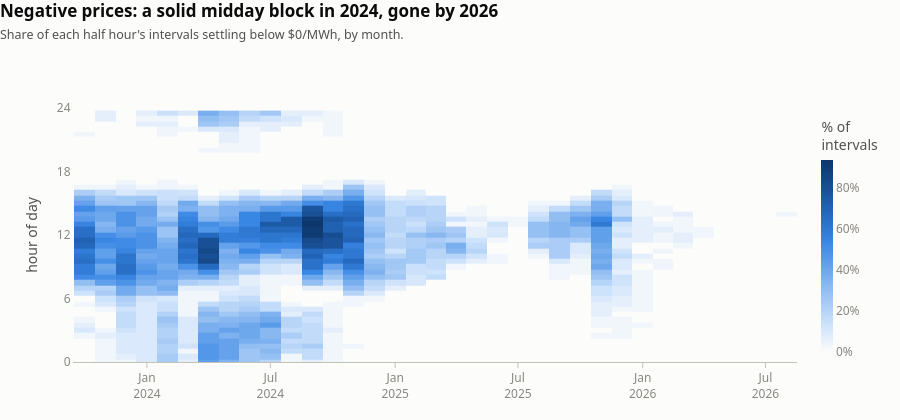

Source (notebook cell):
### Markdown cell above
### 5. When the negative prices happened — and when they stopped

This is the "extremes" question asked in a way that survives the rule change. Counting intervals at
the *cap* mostly measures where the cap was set; counting intervals **below zero** measures the
market, because the floor never moved.

One column per month across the whole record, one row per half hour, colour is the share of that
half hour's intervals that settled below $0. The solid midday block through 2024 is rooftop solar
pushing the middle of the day into oversupply. It fades over 2025 and is essentially gone by 2026 —
which is what a storage fleet learning to absorb the midday surplus looks like from the price side.

### Code cell
# ── Chart 5: negative-price carpet ───────────────────────────────────────────
def to_surface(ramp):
    """Anchor the ramp's zero end on the chart surface.

    Most of this carpet is zero — negative prices never occur at night in any
    year. Left alone the ramp's lightest step tints every zero cell and the plot
    spends ink on nothing; blending the low end into the surface lets the midday
    block draw itself.
    """
    stops = [SURFACE] + list(ramp)
    return [[i / (len(stops) - 1), c] for i, c in enumerate(stops)]


neg = d.assign(neg=(d.price < 0).astype(float),
               mstart=d.ts.dt.to_period("M").dt.to_timestamp())
neg = neg[neg.mstart.isin(FULL_MONTHS)]        # drop the 1-day final month
piv = (neg.pivot_table(index="tod_min", columns="mstart", values="neg", aggfunc="mean")
       .sort_index() * 100)

fig = go.Figure(go.Heatmap(
    z=piv.values, x=piv.columns, y=piv.index / 60,
    colorscale=to_surface(RAMP_BLUE), zmin=0, zmax=float(np.nanmax(piv.values)),
    zsmooth=False,
    colorbar=dict(title=dict(text="% of<br>intervals", side="top"), outlinewidth=0,
                  thickness=12, tickfont=dict(color=MUTED), ticksuffix="%"),
    hovertemplate="%{x|%b %Y} · %{y:.1f}h<br>%{z:.0f}% below $0<extra></extra>"))

style(fig, "Negative prices: a solid midday block in 2024, gone by 2026",
      "Share of each half hour's intervals settling below $0/MWh, by month.",
      height=420, hover="closest")
fig.update_yaxes(title_text="hour of day", tickvals=[0, 6, 12, 18, 24],
                 range=[0, 24], gridcolor="rgba(0,0,0,0)")
fig.update_xaxes(showgrid=False, tickformat="%b<br>%Y")
fig.show()

print("intervals below $0, by year:")
print(d.groupby("year")["price"].agg(
    n_neg=lambda s: int((s < 0).sum()),
    share=lambda s: f"{(s < 0).mean():.2%}",
    deepest=lambda s: round(s.min(), 2)).to_string())

### Figure 1 — Plotly figure (JSON) as saved in the notebook; plotly's stock layout.template omitted (floating-point values rounded to 4 significant figures; data arrays with more than 128 entries replaced by an {"elided": "..."} marker saying what was removed)
{"data": [{"colorbar": {"outlinewidth": 0, "thickness": 12, "tickfont": {"color": "#898781"}, "ticksuffix": "%", "title": {"side": "top", "text": "% of<br>intervals"}}, "colorscale": [[0, "#fcfcfb"], [0.1429, "#cde2fb"], [0.2857, "#9ec5f4"], [0.4286, "#6da7ec"], [0.5714, "#3987e5"], [0.7143, "#256abf"], [0.8571, "#184f95"], [1, "#0d366b"]], "hovertemplate": "%{x|%b %Y} · %{y:.1f}h<br>%{z:.0f}% below $0<extra></extra>", "type": "heatmap", "x": ["2023-10-01T00:00:00", "2023-11-01T00:00:00", "2023-12-01T00:00:00", "2024-01-01T00:00:00", "2024-02-01T00:00:00", "2024-03-01T00:00:00", "2024-04-01T00:00:00", "2024-05-01T00:00:00", "2024-06-01T00:00:00", "2024-07-01T00:00:00", "2024-08-01T00:00:00", "2024-09-01T00:00:00", "2024-10-01T00:00:00", "2024-11-01T00:00:00", "2024-12-01T00:00:00", "2025-01-01T00:00:00", "2025-02-01T00:00:00", "2025-03-01T00:00:00", "2025-04-01T00:00:00", "2025-05-01T00:00:00", "2025-06-01T00:00:00", "2025-07-01T00:00:00", "2025-08-01T00:00:00", "2025-09-01T00:00:00", "2025-10-01T00:00:00", "2025-11-01T00:00:00", "2025-12-01T00:00:00", "2026-01-01T00:00:00", "2026-02-01T00:00:00", "2026-03-01T00:00:00", "2026-04-01T00:00:00", "2026-05-01T00:00:00", "2026-06-01T00:00:00", "2026-07-01T00:00:00", "2026-08-01T00:00:00"], "y": [0.0, 0.5, 1.0, 1.5, 2.0, 2.5, 3.0, 3.5, 4.0, 4.5, 5.0, 5.5, 6.0, 6.5, 7.0, 7.5, 8.0, 8.5, 9.0, 9.5, 10.0, 10.5, 11.0, 11.5, 12.0, 12.5, 13.0, 13.5, 14.0, 14.5, 15.0, 15.5, 16.0, 16.5, 17.0, 17.5, 18.0, 18.5, 19.0, 19.5, 20.0, 20.5, 21.0, 21.5, 22.0, 22.5, 23.0, 23.5], "z": {"elided": "48x35 float values"}, "zmax": 93.33, "zmin": 0, "zsmooth": false}], "layout": {"font": {"color": "#52514e", "family": "system-ui, -apple-system, Segoe UI, sans-serif", "size": 12}, "height": 420, "hovermode": "closest", "legend": {"bgcolor": "rgba(0,0,0,0)", "font": {"color": "#52514e"}, "orientation": "h", "x": 0, "y": 1, "yanchor": "bottom"}, "margin": {"b": 58, "l": 74, "r": 30, "t": 108}, "paper_bgcolor": "#fcfcfb", "plot_bgcolor": "#fcfcfb", "title": {"font": {"color": "#0b0b0b", "size": 17}, "text": "<b>Negative prices: a solid midday block in 2024, gone by 2026</b><br><span style='font-size:12.5px;color:#52514e'>Share of each half hour's intervals settling below $0/MWh, by month.</span>", "x": 0, "xanchor": "left", "y": 0.96}, "xaxis": {"linecolor": "#c3c2b7", "showgrid": false, "tickcolor": "#c3c2b7", "tickfont": {"color": "#898781"}, "tickformat": "%b<br>%Y", "ticks": "outside"}, "yaxis": {"gridcolor": "rgba(0,0,0,0)", "linecolor": "rgba(0,0,0,0)", "range": [0, 24], "tickfont": {"color": "#898781"}, "tickvals": [0, 6, 12, 18, 24], "title": {"text": "hour of day"}}}}
